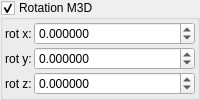
    <widget class="MyGroupBox" name="groupCheck_transf_function_enabledR_false">
     <property name="toolTip">
      <string/>
     </property>
     <property name="title">
      <string>Rotation M3D&amp;</string>
     </property>
     <property name="checkable">
      <bool>true</bool>
     </property>
     <layout class="QVBoxLayout" name="verticalLayout_55">
      <property name="spacing">
       <number>2</number>
      </property>
      <property name="leftMargin">
       <number>2</number>
      </property>
      <property name="topMargin">
       <number>2</number>
      </property>
      <property name="rightMargin">
       <number>2</number>
      </property>
      <property name="bottomMargin">
       <number>2</number>
      </property>
      <item>
       <layout class="QGridLayout" name="gridLayout_10" columnstretch="0,1">
        <property name="spacing">
         <number>2</number>
        </property>
        <item row="2" column="1">
         <widget class="MyDoubleSpinBox" name="spinboxd_transf_angle_deg_B">
          <property name="sizePolicy">
           <sizepolicy hsizetype="Minimum" vsizetype="Maximum">
            <horstretch>0</horstretch>
            <verstretch>0</verstretch>
           </sizepolicy>
          </property>
          <property name="prefix">
           <string/>
          </property>
          <property name="suffix">
           <string/>
          </property>
          <property name="decimals">
           <number>6</number>
          </property>
          <property name="minimum">
           <double>-36000.000000000000000</double>
          </property>
          <property name="maximum">
           <double>36000.000000000000000</double>
          </property>
          <property name="singleStep">
           <double>1.000000000000000</double>
          </property>
         </widget>
        </item>
        <item row="2" column="0">
         <widget class="QLabel" name="label_34">
          <property name="text">
           <string notr="true">rot y:</string>
          </property>
          <property name="alignment">
           <set>Qt::AlignCenter</set>
          </property>
         </widget>
        </item>
        <item row="1" column="0">
         <widget class="QLabel" name="label_35">
          <property name="text">
           <string notr="true">rot x:</string>
          </property>
          <property name="alignment">
           <set>Qt::AlignCenter</set>
          </property>
         </widget>
        </item>
        <item row="1" column="1">
         <widget class="MyDoubleSpinBox" name="spinboxd_transf_angle_deg_A">
          <property name="sizePolicy">
           <sizepolicy hsizetype="Minimum" vsizetype="Maximum">
            <horstretch>0</horstretch>
            <verstretch>0</verstretch>
           </sizepolicy>
          </property>
          <property name="prefix">
           <string/>
          </property>
          <property name="suffix">
           <string/>
          </property>
          <property name="decimals">
           <number>6</number>
          </property>
          <property name="minimum">
           <double>-36000.000000000000000</double>
          </property>
          <property name="maximum">
           <double>36000.000000000000000</double>
          </property>
          <property name="singleStep">
           <double>1.000000000000000</double>
          </property>
         </widget>
        </item>
        <item row="3" column="1">
         <widget class="MyDoubleSpinBox" name="spinboxd_transf_angle_deg_C">
          <property name="sizePolicy">
           <sizepolicy hsizetype="Minimum" vsizetype="Maximum">
            <horstretch>0</horstretch>
            <verstretch>0</verstretch>
           </sizepolicy>
          </property>
          <property name="prefix">
           <string/>
          </property>
          <property name="suffix">
           <string/>
          </property>
          <property name="decimals">
           <number>6</number>
          </property>
          <property name="minimum">
           <double>-36000.000000000000000</double>
          </property>
          <property name="maximum">
           <double>36000.000000000000000</double>
          </property>
          <property name="singleStep">
           <double>1.000000000000000</double>
          </property>
         </widget>
        </item>
        <item row="3" column="0">
         <widget class="QLabel" name="label_36">
          <property name="text">
           <string notr="true">rot z:</string>
          </property>
          <property name="alignment">
           <set>Qt::AlignCenter</set>
          </property>
         </widget>
        </item>
       </layout>
      </item>
     </layout>
    </widget>
